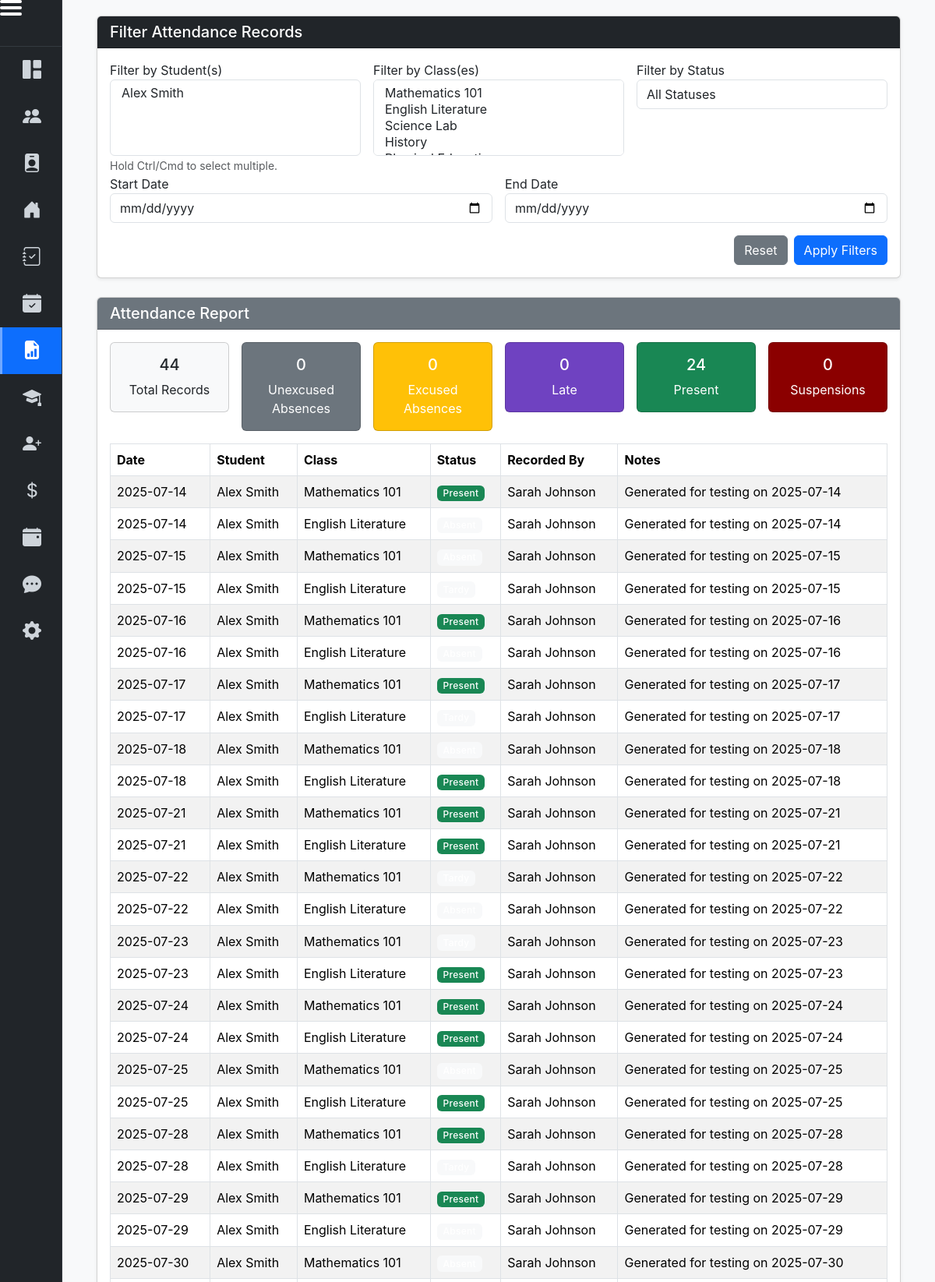
Page /management/attendance/reports (signed in, upper part) on the committed database.
### models.py (models this page shows, shortened)
class Attendance(db.Model):
    id = db.Column(db.Integer, primary_key=True)
    student_id = db.Column(db.Integer, db.ForeignKey('student.id'), nullable=False)
    class_id = db.Column(db.Integer, db.ForeignKey('class.id'), nullable=False)
    date = db.Column(db.Date, nullable=False)
    status = db.Column(db.String(32), nullable=False)  # Present, Late, etc.
    notes = db.Column(db.Text, nullable=True)
    teacher_id = db.Column(db.Integer, db.ForeignKey('teacher_staff.id'), nullable=True)
    created_at = db.Column(db.DateTime, default=datetime.utcnow)
    student = db.relationship('Student', backref='attendance_records')
    class_info = db.relationship('Class', backref='attendance_records')
    teacher = db.relationship('TeacherStaff', backref='attendance_taken')

class Student(db.Model):
    id = db.Column(db.Integer, primary_key=True)
    first_name = db.Column(db.String(100), nullable=False)
    last_name = db.Column(db.String(100), nullable=False)
    dob = db.Column(db.String(20)) # Storing as string as per our previous finding
    grade_level = db.Column(db.Integer)  # Changed to Integer to match app.py expectations
    student_id = db.Column(db.String(50), nullable=True, unique=True)
    address = db.Column(db.Text, nullable=True)
    photo_filename = db.Column(db.String(255), nullable=True)
    transcript_filename = db.Column(db.String(255), nullable=True)
    previous_school = db.Column(db.String(200), nullable=True)
    email = db.Column(db.String(120), nullable=True)
    medical_concerns = db.Column(db.Text, nullable=True)
    notes = db.Column(db.Text, nullable=True)
    parent1_first_name = db.Column(db.String(100), nullable=True)
    parent1_last_name = db.Column(db.String(100), nullable=True)
    parent1_email = db.Column(db.String(120), nullable=True)
    parent1_phone = db.Column(db.String(20), nullable=True)
    parent1_relationship = db.Column(db.String(20), nullable=True)  # Mother/Father
    parent2_first_name = db.Column(db.String(100), nullable=True)
    parent2_last_name = db.Column(db.String(100), nullable=True)
    parent2_email = db.Column(db.String(120), nullable=True)
    parent2_phone = db.Column(db.String(20), nullable=True)
    parent2_relationship = db.Column(db.String(20), nullable=True)  # Mother/Father
    emergency_first_name = db.Column(db.String(100), nullable=True)
    emergency_last_name = db.Column(db.String(100), nullable=True)
    emergency_email = db.Column(db.String(120), nullable=True)
    emergency_phone = db.Column(db.String(20), nullable=True)
    emergency_relationship = db.Column(db.String(50), nullable=True)  # Parent, Guardian, etc.
    street = db.Column(db.String(200), nullable=True)
    apt_unit = db.Column(db.String(50), nullable=True)
    city = db.Column(db.String(100), nullable=True)
    state = db.Column(db.String(50), nullable=True)
    zip_code = db.Column(db.String(20), nullable=True)
    gpa = db.Column(db.Float, default=0.0)
    user = db.relationship('User', backref='student_profile', uselist=False)
    report_cards = db.relationship('ReportCard', backref='student', lazy=True)

class Class(db.Model):
    id = db.Column(db.Integer, primary_key=True)
    name = db.Column(db.String(150), nullable=False)
    subject = db.Column(db.String(100), nullable=False)
    teacher_id = db.Column(db.Integer, db.ForeignKey('teacher_staff.id'), nullable=False)
    school_year_id = db.Column(db.Integer, db.ForeignKey('school_year.id'), nullable=False)
    teacher = db.relationship('TeacherStaff', backref='classes', lazy=True)
    school_year = db.relationship('SchoolYear', backref='classes', lazy=True)

class TeacherStaff(db.Model):
    id = db.Column(db.Integer, primary_key=True)
    first_name = db.Column(db.String(100), nullable=False)
    last_name = db.Column(db.String(100), nullable=False)
    email = db.Column(db.String(120), unique=True, nullable=False)
    staff_id = db.Column(db.String(50), nullable=True, unique=True)
    hire_date = db.Column(db.String(20), nullable=True)  # Storing as string like DOB
    department = db.Column(db.String(100), nullable=True)
    position = db.Column(db.String(100), nullable=True)
    emergency_first_name = db.Column(db.String(100), nullable=True)
    emergency_last_name = db.Column(db.String(100), nullable=True)
    emergency_email = db.Column(db.String(120), nullable=True)
    emergency_phone = db.Column(db.String(20), nullable=True)
    emergency_relationship = db.Column(db.String(50), nullable=True)  # Spouse, Parent, etc.
    street = db.Column(db.String(200), nullable=True)
    apt_unit = db.Column(db.String(50), nullable=True)
    city = db.Column(db.String(100), nullable=True)
    state = db.Column(db.String(50), nullable=True)
    zip_code = db.Column(db.String(20), nullable=True)
    phone = db.Column(db.String(20), nullable=True)
    user = db.relationship('User', backref='teacher_staff_profile', uselist=False)

### managementroutes.py (the view)
@management_blueprint.route('/attendance/reports')
@login_required
@management_required
def attendance_reports():
    all_students = Student.query.all()
    all_classes = Class.query.all()
    all_statuses = ['Present', 'Late', 'Unexcused Absence', 'Excused Absence', 'Suspended']
    query = Attendance.query
    records = query.all()
    summary_stats = {
        'total_records': len(records),
        'present': query.filter_by(status='Present').count(),
        'late': query.filter_by(status='Late').count(),
        'unexcused_absence': query.filter_by(status='Unexcused Absence').count(),
        'excused_absence': query.filter_by(status='Excused Absence').count(),
        'suspended': query.filter_by(status='Suspended').count()
    }
    return render_template('attendance_report_view.html',
                         all_students=all_students,
                         all_classes=all_classes,
                         all_statuses=all_statuses,
                         selected_student_ids=[],
                         selected_class_ids=[],
                         selected_status='',
                         selected_start_date='',
                         selected_end_date='',
                         summary_stats=summary_stats,
                         records=records,
                         section='attendance_reports',
                         active_tab='attendance_reports')

### templates/attendance_report_view.html (shortened to what this page needs)
{% extends "dashboard_layout.html" %}
{% block dashboard_content %}
<div class="container-fluid px-2 px-md-4">
    <div class="card shadow-sm mb-4">
        <div class="card-header bg-dark text-white">
            <h5 class="mb-0">Filter Attendance Records</h5>
        </div>
        <div class="card-body">
            <form method="GET" action="{{ url_for('management.attendance_reports') }}">
                <div class="row g-3">
                    <div class="col-12 col-md-4">
                        <label for="student_ids">Filter by Student(s)</label>
                        <select multiple class="form-control" id="student_ids" name="student_ids">
                            {% for student in all_students %}
                                <option value="{{ student.id }}" {% if student.id in selected_student_ids %}selected{% endif %}>
                                </option>
                            {% endfor %}
                        </select>
                        <small class="form-text text-muted">Hold Ctrl/Cmd to select multiple.</small>
                    </div>
                    <div class="col-12 col-md-4">
                        <label for="class_ids">Filter by Class(es)</label>
                        <select multiple class="form-control" id="class_ids" name="class_ids">
                             {% for class_item in all_classes %}
                                <option value="{{ class_item.id }}" {% if class_item.id in selected_class_ids %}selected{% endif %}>
                                </option>
                            {% endfor %}
                        </select>
                    </div>
                    <div class="col-12 col-md-4">
                        <label for="status">Filter by Status</label>
                        <select class="form-control" id="status" name="status">
                            <option value="">All Statuses</option>
                        </select>
                    </div>
                </div>
                <div class="row g-3">
                    <div class="col-12 col-md-6">
                        <label for="start_date">Start Date</label>
                        <input type="date" class="form-control" id="start_date" name="start_date" value="{{ selected_start_date or '' }}">
                    </div>
                    <div class="col-12 col-md-6">
                        <label for="end_date">End Date</label>
                        <input type="date" class="form-control" id="end_date" name="end_date" value="{{ selected_end_date or '' }}">
                    </div>
                </div>
                <div class="col-12 mt-3">
                    <div class="d-flex flex-column flex-md-row justify-content-end gap-2">
                        <a href="{{ url_for('management.attendance_reports') }}" class="btn btn-secondary">
                            Reset
                        </a>
                        <button type="submit" class="btn btn-primary">
                            Apply Filters
                        </button>
                    </div>
                </div>
            </form>
        </div>
    </div>
    <div class="card shadow-sm">
        <div class="card-header bg-secondary text-white d-flex justify-content-between align-items-center">
            <h5 class="mb-0">Attendance Report</h5>
        </div>
        <div class="card-body">
            <div class="row g-3 mb-3 text-center">
                <div class="col-6 col-md-2">
                    <div class="card bg-light">
                        <div class="card-body">
                            <h5 class="card-title">{{ summary_stats.total_records }}</h5>
                            <p class="card-text">Total Records</p>
                        </div>
                    </div>
                </div>
                <div class="col-6 col-md-2">
                    <div class="card text-white bg-secondary">
                        <div class="card-body">
                            <h5 class="card-title">{{ summary_stats.unexcused_absence }}</h5>
                            <p class="card-text">Unexcused Absences</p>
                        </div>
                    </div>
                </div>
                <div class="col-6 col-md-2">
                    <div class="card text-white bg-warning">
                        <div class="card-body">
                            <h5 class="card-title">{{ summary_stats.excused_absence }}</h5>
                            <p class="card-text">Excused Absences</p>
                        </div>
                    </div>
                </div>
                <div class="col-6 col-md-2">
                    <div class="card text-white badge-purple">
                        <div class="card-body">
                            <h5 class="card-title">{{ summary_stats.late }}</h5>
                            <p class="card-text">Late</p>
                        </div>
                    </div>
                </div>
                <div class="col-6 col-md-2">
                    <div class="card text-white bg-success">
                        <div class="card-body">
                            <h5 class="card-title">{{ summary_stats.present }}</h5>
                            <p class="card-text">Present</p>
                        </div>
                    </div>
                </div>
                <div class="col-6 col-md-2">
                    <div class="card text-white badge-darkred">
                        <div class="card-body">
                            <h5 class="card-title">{{ summary_stats.suspended }}</h5>
                            <p class="card-text">Suspensions</p>
                        </div>
                    </div>
                </div>
            </div>
            <div class="table-responsive">
                <table class="table table-striped table-bordered">
                    <thead class="thead-dark">
                        <tr>
                            <th>Date</th>
                            <th>Student</th>
                            <th>Class</th>
                            <th>Status</th>
                            <th>Recorded By</th>
                            <th>Notes</th>
                        </tr>
                    </thead>
                    <tbody>
                        {% for record in records %}
                            <tr>
                                <td>{{ record.date.strftime('%Y-%m-%d') }}</td>
                                <td>{{ record.student.first_name }} {{ record.student.last_name }}</td>
                                <td>{{ record.class_info.name }}</td>
                                <td>
                                    {% if record.status == 'Present' %}
                                        <span class="badge bg-success">Present</span>
                                    {% elif record.status == 'Unexcused Absence' %}
                                        <span class="badge bg-secondary">Unexcused Absence</span>
                                    {% elif record.status == 'Excused Absence' %}
                                        <span class="badge bg-warning text-dark">Excused Absence</span>
                                    {% elif record.status == 'Late' %}
                                        <span class="badge badge-purple">Late</span>
                                    {% elif record.status == 'Suspended' %}
                                        <span class="badge badge-darkred">Suspended</span>
                                    {% else %}
                                        <span class="badge bg-light">{{ record.status }}</span>
                                    {% endif %}
                                </td>
                                <td>{{ record.teacher.first_name if record.teacher else '' }} {{ record.teacher.last_name if record.teacher else '' }}</td>
                                <td>{{ record.notes }}</td>
                            </tr>
                        {% else %}
                            <tr>
                                <td colspan="6" class="text-center">No attendance records found matching your criteria.</td>
                            </tr>
                        {% endfor %}
                    </tbody>
                </table>
            </div>
        </div>
    </div>
</div>
{% endblock %}

### static/style.css (style rules this page uses)
html, body { height: 100%; min-height: 100dvh; margin: 0; padding: 0; }
body { font-family: 'Inter', sans-serif; background-color: #f8f9fa; color: #343a40; overflow-x: hidden; }
.badge { font-weight: 500; letter-spacing: 0.025em; }
.main-content, .container, .container-fluid { min-width: 320px; padding-left: 1rem; padding-right: 1rem; }
.card, .table, .alert { word-break: break-word; }
.table-responsive { overflow-x: auto; }

### templates/attendance_report_view.html (style rules this page uses)
.badge-purple { background-color: #6f42c1; color: #fff; }
.badge-darkred { background-color: #8B0000; color: #fff; }

### rows in the picture
Attendance: date "2025-07-14", student.first_name "Alex", student.last_name "Smith", class_info.name "Mathematics 101", status "Present", teacher "Sarah", teacher "Johnson", notes "Generated for testing on 2025-07-14"
Attendance: date "2025-07-14", student.first_name "Alex", student.last_name "Smith", class_info.name "English Literature", teacher "Sarah", teacher "Johnson", notes "Generated for testing on 2025-07-14"
Attendance: date "2025-07-15", student.first_name "Alex", student.last_name "Smith", class_info.name "Mathematics 101", teacher "Sarah", teacher "Johnson", notes "Generated for testing on 2025-07-15"
Attendance: date "2025-07-15", student.first_name "Alex", student.last_name "Smith", class_info.name "English Literature", teacher "Sarah", teacher "Johnson", notes "Generated for testing on 2025-07-15"
Attendance: date "2025-07-16", student.first_name "Alex", student.last_name "Smith", class_info.name "Mathematics 101", status "Present", teacher "Sarah", teacher "Johnson", notes "Generated for testing on 2025-07-16"
Attendance: date "2025-07-16", student.first_name "Alex", student.last_name "Smith", class_info.name "English Literature", teacher "Sarah", teacher "Johnson", notes "Generated for testing on 2025-07-16"
Attendance: date "2025-07-17", student.first_name "Alex", student.last_name "Smith", class_info.name "Mathematics 101", status "Present", teacher "Sarah", teacher "Johnson", notes "Generated for testing on 2025-07-17"
Attendance: date "2025-07-17", student.first_name "Alex", student.last_name "Smith", class_info.name "English Literature", teacher "Sarah", teacher "Johnson", notes "Generated for testing on 2025-07-17"
Attendance: date "2025-07-18", student.first_name "Alex", student.last_name "Smith", class_info.name "Mathematics 101", teacher "Sarah", teacher "Johnson", notes "Generated for testing on 2025-07-18"
Attendance: date "2025-07-18", student.first_name "Alex", student.last_name "Smith", class_info.name "English Literature", status "Present", teacher "Sarah", teacher "Johnson", notes "Generated for testing on 2025-07-18"
Attendance: date "2025-07-21", student.first_name "Alex", student.last_name "Smith", class_info.name "Mathematics 101", status "Present", teacher "Sarah", teacher "Johnson", notes "Generated for testing on 2025-07-21"
Attendance: date "2025-07-21", student.first_name "Alex", student.last_name "Smith", class_info.name "English Literature", status "Present", teacher "Sarah", teacher "Johnson", notes "Generated for testing on 2025-07-21"
Attendance: date "2025-07-22", student.first_name "Alex", student.last_name "Smith", class_info.name "Mathematics 101", teacher "Sarah", teacher "Johnson", notes "Generated for testing on 2025-07-22"
Attendance: date "2025-07-22", student.first_name "Alex", student.last_name "Smith", class_info.name "English Literature", teacher "Sarah", teacher "Johnson", notes "Generated for testing on 2025-07-22"
Attendance: date "2025-07-23", student.first_name "Alex", student.last_name "Smith", class_info.name "Mathematics 101", teacher "Sarah", teacher "Johnson", notes "Generated for testing on 2025-07-23"
Attendance: date "2025-07-23", student.first_name "Alex", student.last_name "Smith", class_info.name "English Literature", status "Present", teacher "Sarah", teacher "Johnson", notes "Generated for testing on 2025-07-23"
Attendance: date "2025-07-24", student.first_name "Alex", student.last_name "Smith", class_info.name "Mathematics 101", status "Present", teacher "Sarah", teacher "Johnson", notes "Generated for testing on 2025-07-24"
Attendance: date "2025-07-24", student.first_name "Alex", student.last_name "Smith", class_info.name "English Literature", status "Present", teacher "Sarah", teacher "Johnson", notes "Generated for testing on 2025-07-24"
Attendance: date "2025-07-25", student.first_name "Alex", student.last_name "Smith", class_info.name "Mathematics 101", teacher "Sarah", teacher "Johnson", notes "Generated for testing on 2025-07-25"
Attendance: date "2025-07-25", student.first_name "Alex", student.last_name "Smith", class_info.name "English Literature", status "Present", teacher "Sarah", teacher "Johnson", notes "Generated for testing on 2025-07-25"
Attendance: date "2025-07-28", student.first_name "Alex", student.last_name "Smith", class_info.name "Mathematics 101", status "Present", teacher "Sarah", teacher "Johnson", notes "Generated for testing on 2025-07-28"
Attendance: date "2025-07-28", student.first_name "Alex", student.last_name "Smith", class_info.name "English Literature", teacher "Sarah", teacher "Johnson", notes "Generated for testing on 2025-07-28"
Attendance: date "2025-07-29", student.first_name "Alex", student.last_name "Smith", class_info.name "Mathematics 101", status "Present", teacher "Sarah", teacher "Johnson", notes "Generated for testing on 2025-07-29"
Attendance: date "2025-07-29", student.first_name "Alex", student.last_name "Smith", class_info.name "English Literature", teacher "Sarah", teacher "Johnson", notes "Generated for testing on 2025-07-29"
Attendance: date "2025-07-30", student.first_name "Alex", student.last_name "Smith", class_info.name "Mathematics 101", teacher "Sarah", teacher "Johnson", notes "Generated for testing on 2025-07-30"

### other values in the picture
{{ summary_stats.total_records }} "44"
{{ summary_stats.unexcused_absence }} "0"
{{ summary_stats.excused_absence }} "0"
{{ summary_stats.late }} "0"
{{ summary_stats.present }} "24"
{{ summary_stats.suspended }} "0"
